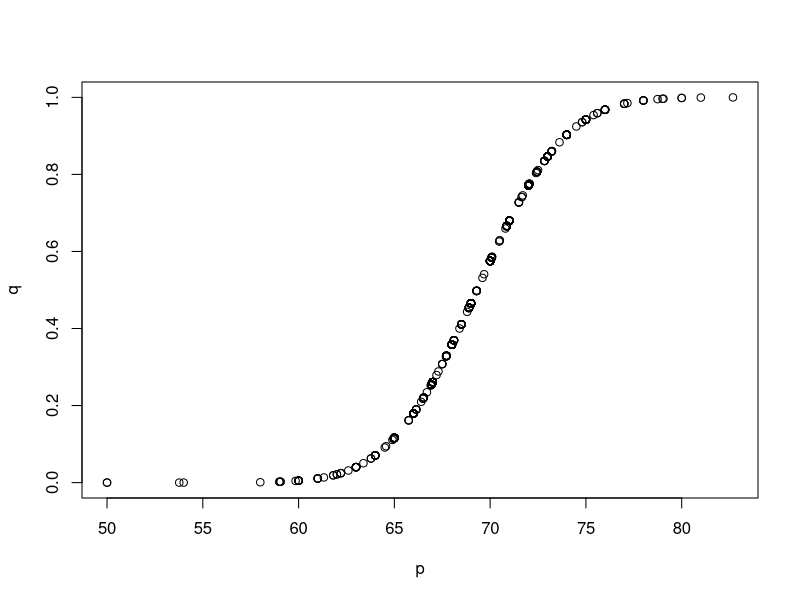
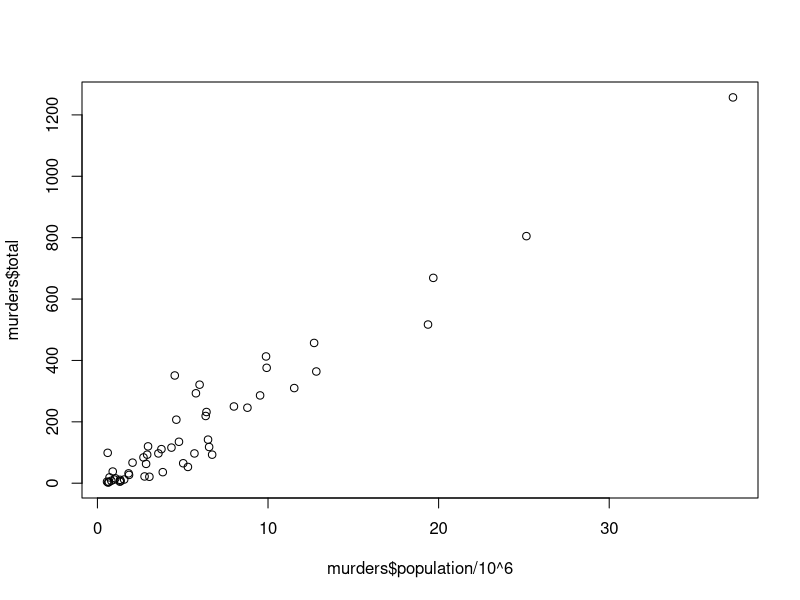

Source code (R) for these figures, in order:
## ---- chunk 1
knitr::opts_chunk$set(echo = TRUE)
## ---- chunk 2
library(dslabs)
library(tidyverse)

data(heights)

p<-heights %>%filter(sex=='Male')
p<- p$height
m<-mean(p)
s<-sd(p)
q<-pnorm(p,m,s)
plot(p,q)
## ---- chunk 3
data(murders)
plot(murders$population/10^6 , murders$total)
